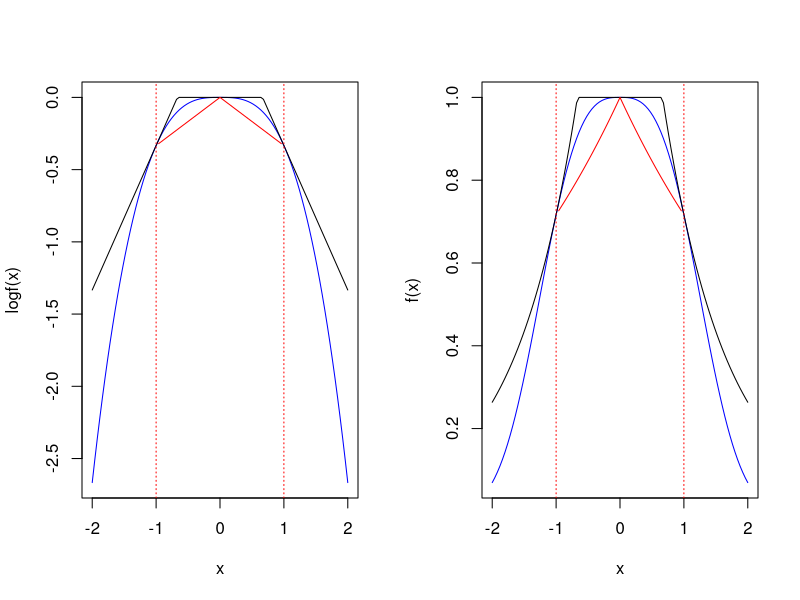

Recreate this plot in R.
## ---- chunk 1
logf <- function(x) {      
  -abs(x^3)/3
}
loge <- function(x) {        
  ifelse( (x>-2/3)&(x<2/3), 0, 2/3-abs(x) );
}
logs <- function(x) {            
  ifelse( (x>-1)&(x<1), -abs(x)/3, NA );
}
## ---- chunk 2
f <- function(x) {         
  exp(logf(x))
}
e <- function(x) {     
  exp(loge(x));
}
s <- function(x) { 
  exp(logs(x));
}
## ---- chunk 3
par(mfrow=c(1,2))
curve(logf(x), from = -2, to = 2, col = "blue")
curve(loge(x), add = T)
curve(logs(x), add = T, col = "red")
abline(v = -1, lty = 3,col = "red")
abline(v = 1, lty = 3,col = "red")

curve(f(x), from = -2, to = 2, col = "blue")
curve(e(x), add = T)
curve(s(x), add = T, col = "red")
abline(v = -1, lty = 3,col = "red")
abline(v = 1, lty = 3,col = "red")
## ---- chunk 4
Ginv <- function(u) {
  ifelse(u<3/10, log(u*10/3)-2/3, ifelse(u>7/10, 2/3-log((1-u)*10/3),(u-1/2)*10/3));
}
## ---- chunk 5
# adaptive rejection sampling function
ars <- function(n) { 
  x <- rep(NA, n);
  # number of points accepted
  ct <- 0;
  # number of points sampled
  total <- 0;
  # number of points caught by squeeze
  squeeze <- 0;    
  
  while(ct < n) {
    y <- Ginv(runif(1));
    u <- runif(1);
    # check squeeze range
    if(y > -1 && y < 1) {
      # under squeeze
      if(u < s(y)/e(y)) {
          ct <- ct + 1;
          x[ct] <- y;
          squeeze <- squeeze + 1;
      }
      # above squeeze
      else {
        # under f
        if(u < f(y)/e(y)) {
          ct <- ct + 1;
          x[ct]<-y;
        } 
      }
    }
    # outside squeeze but under f
    else if(u < f(y)/e(y)) {
      ct <- ct + 1;
      x[ct] <- y;
    }
    
    total <- total + 1;
  }
  
  list(x = x, acratio_sx = squeeze/total, acratio = ct/total);
}
## ---- chunk 6
samp_size = 100000
set.seed(920)
ars_points <- ars(samp_size)
head(ars_points$x)
## ---- chunk 7
integrate(f, lower = -Inf, upper = Inf)$value / integrate(e, lower = -Inf, upper = Inf)$value
## ---- chunk 8
ars_points$acratio
## ---- chunk 9
integrate(s, lower = -1, upper = 1)$value / integrate(e, lower = -Inf, upper = Inf)$value
## ---- chunk 10
ars_points$acratio_sx
## ---- chunk 11
mean(ars_points$x^2)
